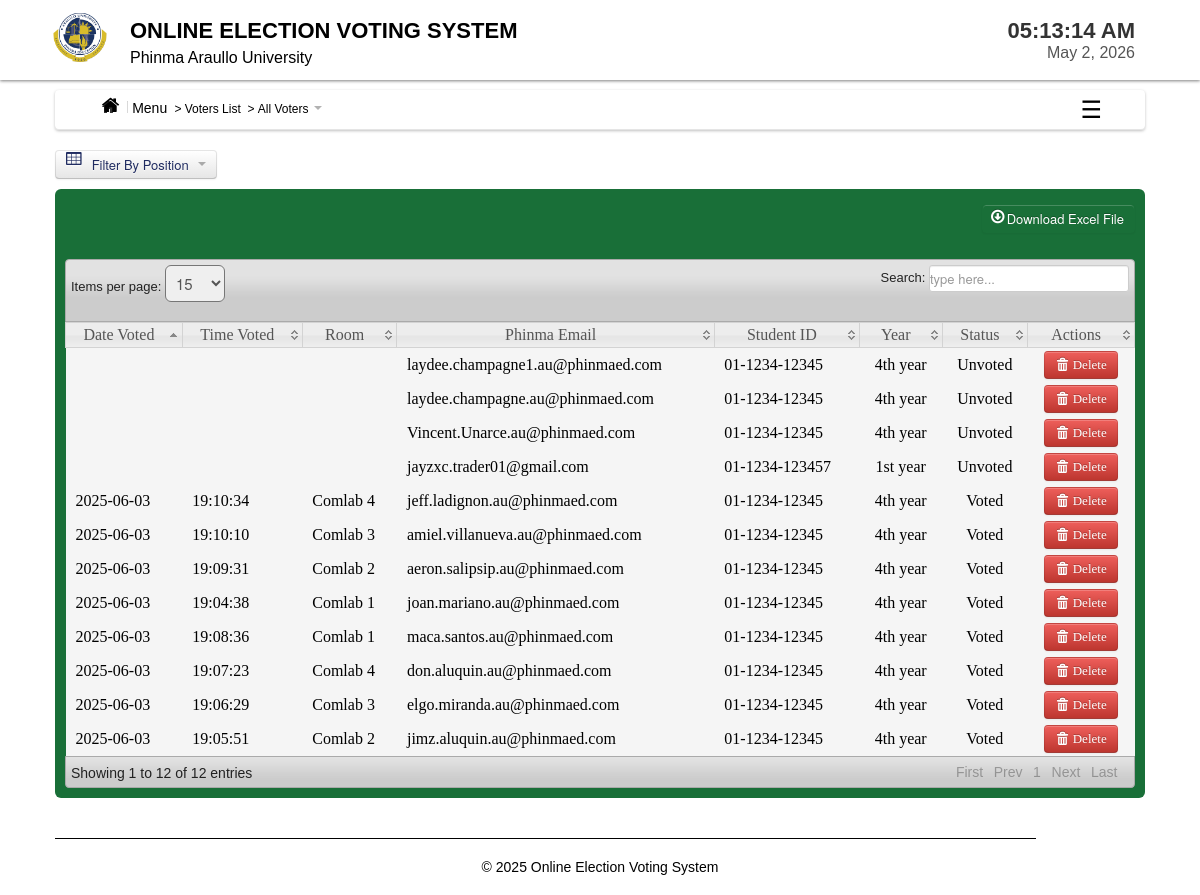
Page /election_officer/voter_list.php (signed in) on the committed database.
### tables this page shows
CREATE TABLE `voters` (
  `VoterID` int(11) NOT NULL,
  `FirstName` varchar(150) NOT NULL,
  `LastName` varchar(150) NOT NULL,
  `MiddleName` varchar(100) NOT NULL,
  `Username` varchar(100) NOT NULL,
  `Password` varchar(100) NOT NULL,
  `Email` varchar(150) NOT NULL,
  `Year` varchar(100) NOT NULL,
  `Status` varchar(20) NOT NULL,
  `SchoolID` varchar(100) NOT NULL,
  `Verified` enum('Verified','Not Verified') NOT NULL DEFAULT 'Not Verified',
  `DateVoted` varchar(50) NOT NULL,
  `TimeVoted` varchar(50) NOT NULL,
  `Room` varchar(100) NOT NULL
);

### election_officer/voter_list.php (the view, shortened to what this page needs)
<?php
include('header.php');
include('dbcon.php');
?>
</head>
<body>
<?php include('nav_top.php'); ?>
<div class="wrapper">
<div class="home_body">
<?php include('menusidebar.php'); ?>
<section style="margin-top: 20px;">
 <section style="margin-top: 20px;">
  <div class="dropdown">
    <button class="btn dropdown-toggle" type="button" data-toggle="dropdown"
  #000; border: none;>
  <i class="icon-table icon-large" style="margin-right: 8px;"></i> Filter By Position
  <span class="caret" style="border-top-color: #000; margin-left: 6px;"></span>
</button>
  </div>
</section>
</section>
<section>
	<div id="element" class="hero-body">
		    <div class="pagination">
    <ul>
    </ul>
    </div>
	<div class="excel_button">
			<form method="POST" action="excel_voter.php">
	<button id="excel" class="btn btn-success" name="save"><i class="icon-download icon-large"></i>Download Excel File</button>
	</form>
	</div>
	<table class="users-table">
<div class="demo_jui">
		<table cellpadding="0" cellspacing="0" border="0" class="display" id="log" class="jtable">
		<thead>
<tr>
    <th>Date Voted</th>
    <th>Time Voted</th>
    <th>Room</th>
    <th>Phinma Email</th>
    <th>Student ID</th>
    <th>Year</th>
    <th>Status</th>
    <th>Actions</th>
</tr>
</thead>
<tbody>
<?php $voter_query = mysqli_query($conn, "SELECT * FROM voters");
while ($voter_rows = mysqli_fetch_array($voter_query)) {
    $id = $voter_rows['VoterID'];
?>
<tr class="del<?php echo $id ?>">
    <td><?php echo $voter_rows['DateVoted']; ?></td>
    <td><?php echo $voter_rows['TimeVoted']; ?></td>
    <td><?php echo $voter_rows['Room']; ?></td>
    <td><?php echo $voter_rows['Username']; ?></td>
    <td><?php echo $voter_rows['SchoolID']; ?></td>
    <td align="center"><?php echo $voter_rows['Year']; ?></td>
    <td align="center"><?php echo $voter_rows['Status']; ?></td>
    <td align="center">
        <a class="btn btn-danger1" id="<?php echo $id; ?>">
            <i class="icon-trash icon-large"></i>&nbsp;Delete
        </a>
    </td>
</tr>
<?php } ?>
			</tbody>
		</table>
	</div>
	<?php include('footer.php')?>
</div>
</div>
</body>
</html>

### election_officer/css/datatable/demo_table_jui.css (style rules this page uses)
table.display thead th { cursor: pointer; padding: 3px 0 3px 10px; }
table.display { border-collapse: collapse; clear: both; margin: 0 auto; width: 100%; }
table.display td { padding: 3px 10px; }
tr.odd { background-color: #f5f5f5; }
tr.even { background-color: #f5f5f5; }
tr.odd td.sorting_1 { background-color: f5f5f5; }
tr.even td.sorting_1 { background-color: f5f5f5; }

### election_officer/css/Home.css (style rules this page uses)
* { margin: 0; padding: 0; }
body { font-family: "Poppins", sans-serif; font-size: 14px; background-color: #fff ; background-position: 0 0px; }
.wrapper { width:1090px; margin:10px auto; }

### rows in the picture
voters: Username "laydee.champagne1.au@phinmaed.com", SchoolID "01-1234-12345", Year "4th year", Status "Unvoted"
voters: Username "laydee.champagne.au@phinmaed.com", SchoolID "01-1234-12345", Year "4th year", Status "Unvoted"
voters: Username "Vincent.Unarce.au@phinmaed.com", SchoolID "01-1234-12345", Year "4th year", Status "Unvoted"
voters: DateVoted "2025-06-03", TimeVoted "19:10:34", Room "Comlab 4", Username "jeff.ladignon.au@phinmaed.com", SchoolID "01-1234-12345", Year "4th year", Status "Voted"
voters: DateVoted "2025-06-03", TimeVoted "19:10:10", Room "Comlab 3", Username "amiel.villanueva.au@phinmaed.com", SchoolID "01-1234-12345", Year "4th year", Status "Voted"
voters: DateVoted "2025-06-03", TimeVoted "19:09:31", Room "Comlab 2", Username "aeron.salipsip.au@phinmaed.com", SchoolID "01-1234-12345", Year "4th year", Status "Voted"
voters: DateVoted "2025-06-03", TimeVoted "19:04:38", Room "Comlab 1", Username "joan.mariano.au@phinmaed.com", SchoolID "01-1234-12345", Year "4th year", Status "Voted"
voters: DateVoted "2025-06-03", TimeVoted "19:08:36", Room "Comlab 1", Username "maca.santos.au@phinmaed.com", SchoolID "01-1234-12345", Year "4th year", Status "Voted"
voters: DateVoted "2025-06-03", TimeVoted "19:07:23", Room "Comlab 4", Username "don.aluquin.au@phinmaed.com", SchoolID "01-1234-12345", Year "4th year", Status "Voted"
voters: DateVoted "2025-06-03", TimeVoted "19:06:29", Room "Comlab 3", Username "elgo.miranda.au@phinmaed.com", SchoolID "01-1234-12345", Year "4th year", Status "Voted"
voters: DateVoted "2025-06-03", TimeVoted "19:05:51", Room "Comlab 2", Username "jimz.aluquin.au@phinmaed.com", SchoolID "01-1234-12345", Year "4th year", Status "Voted"
voters: Username "jayzxc.trader01@gmail.com", SchoolID "01-1234-123457", Year "1st year", Status "Unvoted"

### other values in the picture
$main_label "Voters List"
$subpage_label "All Voters"
